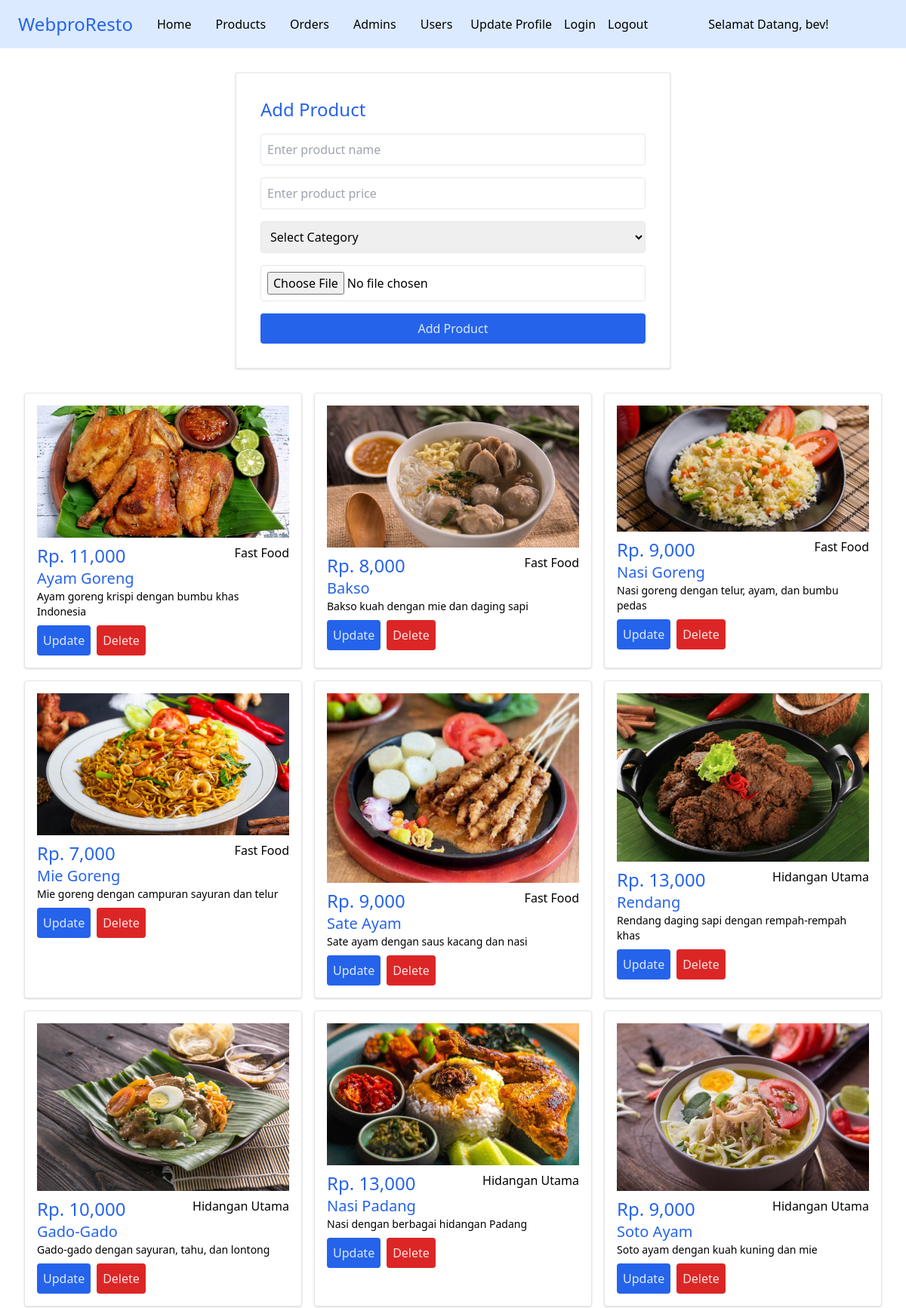
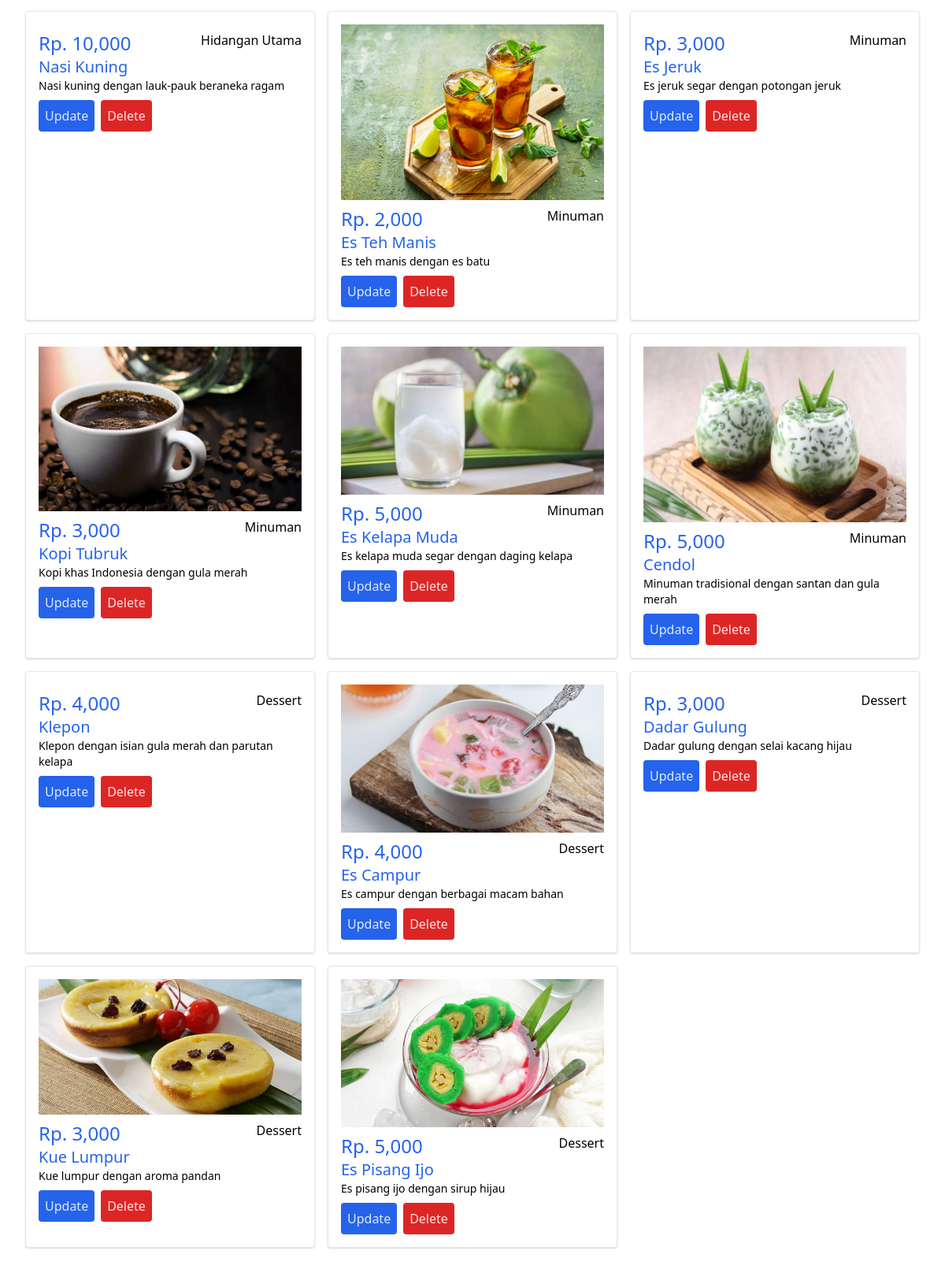
Screenshot of /admin/products.php (signed in) with the database file from the repository (2 pictures, top to bottom).
### tables this page shows
CREATE TABLE `products` (
  `id` int(100) NOT NULL,
  `name` varchar(100) NOT NULL,
  `category` varchar(100) NOT NULL,
  `deskripsi` varchar(800) NOT NULL,
  `price` int(10) NOT NULL,
  `image` varchar(100) NOT NULL
);

### admin/products.php (the view, shortened to what this page needs)
<?php
include '../components/connect.php';
?>
<!DOCTYPE html>
<html lang="en">
<head>
    <link rel="stylesheet" href="https://cdnjs.cloudflare.com/ajax/libs/font-awesome/6.1.1/css/all.min.css">
    <link href="https://unpkg.com/tailwindcss@^2.2/dist/tailwind.min.css" rel="stylesheet">
</head>
<body class="bg-white">
    <?php include '../components/admin_header.php' ?>
    <section class="p-8">
        <form action="" method="POST" enctype="multipart/form-data"
            class="max-w-xl mx-auto bg-white p-8 border border-gray-200 shadow">
            <h3 class="text-2xl text-blue-600 mb-4">Add Product</h3>
            <input type="text" required placeholder="Enter product name" name="name" maxlength="100"
                class="w-full p-2 border border-gray-200 rounded mb-4">
            <input type="number" min="0" max="9999999999" required placeholder="Enter product price" name="price"
                onkeypress="if(this.value.length == 10) return false;"
                class="w-full p-2 border border-gray-200 rounded mb-4">
            <select name="category" class="w-full p-2 border border-gray-200 rounded mb-4" required>
                <option value="" disabled selected>Select Category</option>
            </select>
            <input type="file" name="image" class="w-full p-2 border border-gray-200 rounded mb-4"
                accept="image/jpg, image/jpeg, image/png, image/webp" required>
            <input type="submit" value="Add Product" name="add_product"
                class="w-full p-2 bg-blue-600 text-blue-100 hover:bg-blue-100 hover:text-blue-600 rounded cursor-pointer">
        </form>
    </section>
    <section class="p-8" style="padding-top: 0;">
        <div class="grid grid-cols-1 sm:grid-cols-2 md:grid-cols-3 lg:grid-cols-3 gap-4">
            <?php
            $show_products = $conn->prepare("SELECT * FROM `products`");
            $show_products->execute();
            if ($show_products->rowCount() > 0) {
                while ($fetch_products = $show_products->fetch(PDO::FETCH_ASSOC)) {
            ?>
            <div class="bg-white border border-gray-200 shadow rounded p-4">
                <img src="../resto-images/<?= $fetch_products['image']; ?>" alt="" class="w-full mb-2">
                <div class="flex justify-between">
                    <div class="text-2xl text-blue-600">Rp. <?= $fetch_products['price']; ?>,000</div>
                    <div><?= $fetch_products['category']; ?></div>
                </div>
                <div class="text-xl text-blue-600"><?= $fetch_products['name']; ?></div>
                <div class="text-sm text-black"><?= $fetch_products['deskripsi']; ?></div>
                <div class="flex mt-2">
                    <a href="update_product.php?update=<?= $fetch_products['id']; ?>"
                        class="bg-blue-600 text-blue-100 hover:bg-blue-100 hover:text-blue-600 p-2 rounded mr-2">Update</a>
                    <a href="products.php?delete=<?= $fetch_products['id']; ?>"
                        class="bg-red-600 text-red-100 hover:bg-red-100 hover:text-red-600 p-2 rounded"
                        onclick="return confirm('Delete this product?');">Delete</a>
                </div>
            </div>
            <?php
                }
            } else {
                echo '<p class="text-2xl text-red-600 mt-4">No products added yet!</p>';
            }
            ?>
        </div>
    </section>
</body>
</html>

### components/admin_header.php
<header class="header">
    <section class="flex bg-blue-100 h-16 items-center pr-6 pl-6">
        <a href="dashboard.php" class="logo text-blue-600 text-2xl">Webpro<span
                class="text-blue-600 text-2xl pr-6">Resto</span></a>
        <nav class="navbar hidden md:flex md:space-x-4">
            <a href="dashboard.php" class="hover:underline p-2">Home</a>
            <a href="products.php" class="hover:underline p-2">Products</a>
            <a href="placed_orders.php" class="hover:underline p-2">Orders</a>
            <a href="admin_accounts.php" class="hover:underline p-2">Admins</a>
            <a href="users_accounts.php" class="hover:underline p-2">Users</a>
        </nav>
        <div class="profile hidden md:flex md:flex-row md:space-x-4 text-black ml-4">
            <a href="update_profile.php" class="btn bg-blue-100">Update Profile</a>
            <div class="flex-btn">
                <a href="admin_login.php" class="option-btn bg-blue-100">Login</a>
            </div>
            <a href="../components/admin_logout.php" onclick="return confirm('logout from this website?');"
                class="delete-btn">Logout</a>
        </div>
        <div class="md:flex hidden md:ml-20">
            <?php
            $select_profile = $conn->prepare("SELECT * FROM `admin` WHERE id = ?");
            $select_profile->execute([$admin_id]);
            $fetch_profile = $select_profile->fetch(PDO::FETCH_ASSOC);
            ?>
            <p>Selamat Datang, <?= $fetch_profile['name']; ?>!</p>
        </div>
    </section>
</header>

### rows the page displays
products: image (picture), price "11", category "Fast Food", name "Ayam Goreng", deskripsi "Ayam goreng krispi dengan bumbu khas Indonesia"
products: image (picture), price "8", category "Fast Food", name "Bakso", deskripsi "Bakso kuah dengan mie dan daging sapi"
products: image (picture), price "9", category "Fast Food", name "Nasi Goreng", deskripsi "Nasi goreng dengan telur, ayam, dan bumbu pedas"
products: image (picture), price "7", category "Fast Food", name "Mie Goreng", deskripsi "Mie goreng dengan campuran sayuran dan telur"
products: image (picture), price "9", category "Fast Food", name "Sate Ayam", deskripsi "Sate ayam dengan saus kacang dan nasi"
products: image (picture), price "13", category "Hidangan Utama", name "Rendang", deskripsi "Rendang daging sapi dengan rempah-rempah khas"
products: image (picture), price "10", category "Hidangan Utama", name "Gado-Gado", deskripsi "Gado-gado dengan sayuran, tahu, dan lontong"
products: image (picture), price "13", category "Hidangan Utama", name "Nasi Padang", deskripsi "Nasi dengan berbagai hidangan Padang"
products: image (picture), price "9", category "Hidangan Utama", name "Soto Ayam", deskripsi "Soto ayam dengan kuah kuning dan mie"
products: price "10", category "Hidangan Utama", name "Nasi Kuning", deskripsi "Nasi kuning dengan lauk-pauk beraneka ragam"
products: image (picture), price "2", category "Minuman", name "Es Teh Manis", deskripsi "Es teh manis dengan es batu"
products: price "3", category "Minuman", name "Es Jeruk", deskripsi "Es jeruk segar dengan potongan jeruk"
products: image (picture), price "3", category "Minuman", name "Kopi Tubruk", deskripsi "Kopi khas Indonesia dengan gula merah"
products: image (picture), price "5", category "Minuman", name "Es Kelapa Muda", deskripsi "Es kelapa muda segar dengan daging kelapa"
products: image (picture), price "5", category "Minuman", name "Cendol", deskripsi "Minuman tradisional dengan santan dan gula merah"
products: price "4", category "Dessert", name "Klepon", deskripsi "Klepon dengan isian gula merah dan parutan kelapa"
products: image (picture), price "4", category "Dessert", name "Es Campur", deskripsi "Es campur dengan berbagai macam bahan"
products: price "3", category "Dessert", name "Dadar Gulung", deskripsi "Dadar gulung dengan selai kacang hijau"
products: image (picture), price "3", category "Dessert", name "Kue Lumpur", deskripsi "Kue lumpur dengan aroma pandan"
products: image (picture), price "5", category "Dessert", name "Es Pisang Ijo", deskripsi "Es pisang ijo dengan sirup hijau"

### other values shown
$fetch_profile['name'] "bev"
